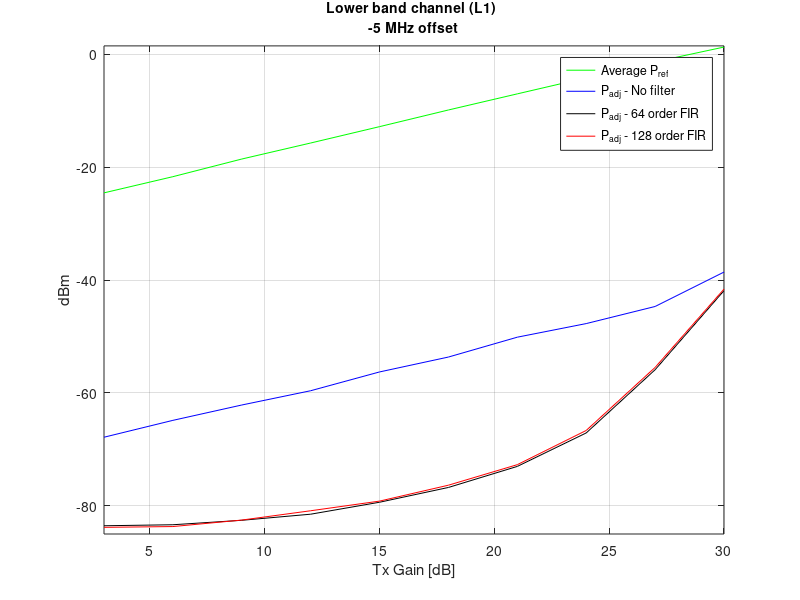
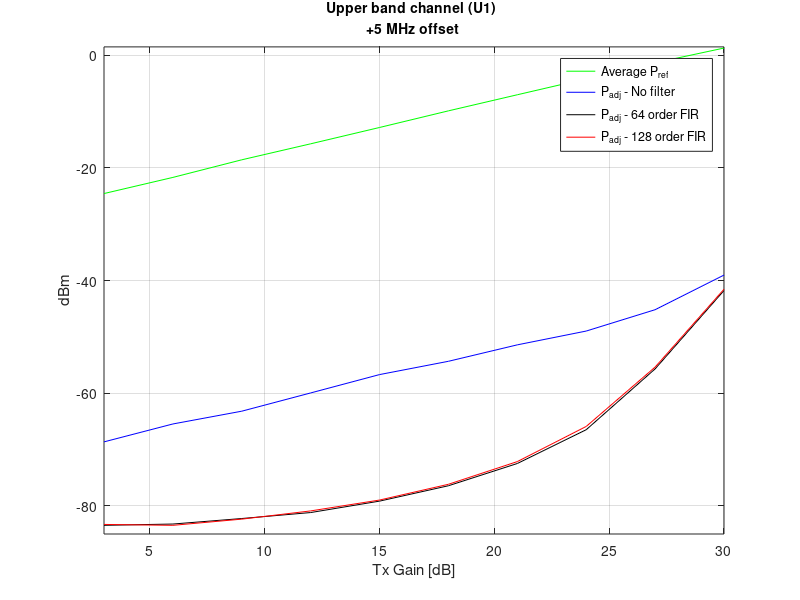
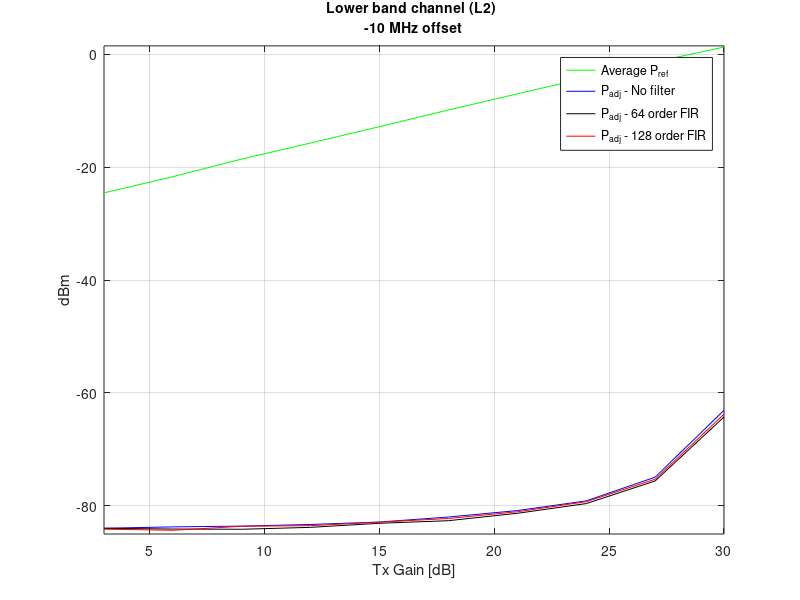
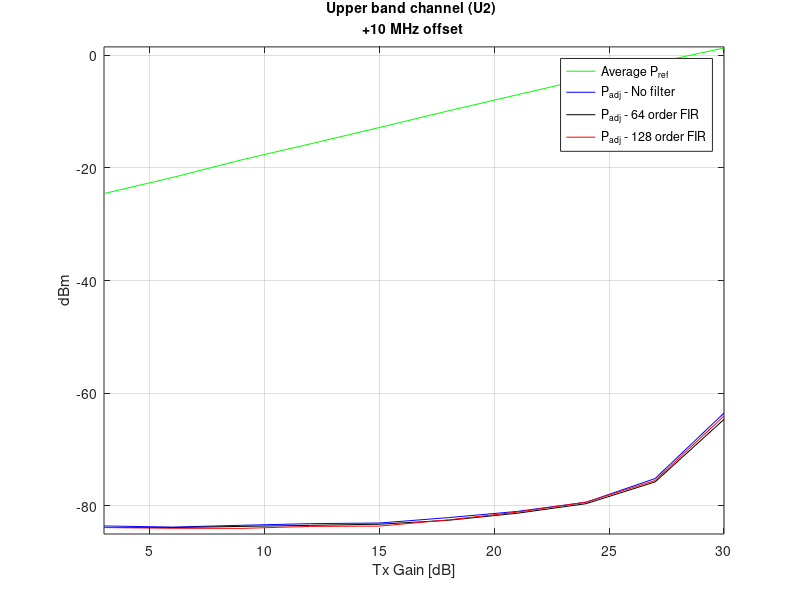

These figures' MATLAB source, in order:
close all;clear all;clc

L1_Padj_dBm = [
3	-67.85	-83.54	-83.82;
6	-64.86	-83.36	-83.68;
9	-62.14	-82.57	-82.53;
12	-59.61	-81.49	-80.88;
15	-56.28	-79.37	-79.17;
18	-53.64	-76.75	-76.35;
21	-50.12	-73.02	-72.71;
24	-47.71	-67.09	-66.65;
27	-44.68	-55.89	-55.48;
30	-38.58	-41.87	-41.6    
];

L2_Padj_dBm = [
3	-83.98	-83.99	-84.14;
6	-83.74	-84.12	-84.34;
9	-83.6	-84.16	-83.63;
12	-83.31	-83.82	-83.52;
15	-82.88	-83.1	-82.9;
18	-81.99	-82.64	-82.25;
21	-80.85	-81.33	-81.06;
24	-79.13	-79.61	-79.27;
27	-74.93	-75.6	-75.29;
30	-63.08	-64.26	-63.76   
];

U1_Padj_dBm = [
3	-68.64	-83.46	-83.3;
6	-65.46	-83.23	-83.46;
9	-63.19	-82.25	-82.36;
12	-59.95	-81.19	-80.9;
15	-56.69	-79.16	-78.97;
18	-54.33	-76.43	-76.17;
21	-51.41	-72.48	-72.14;
24	-48.96	-66.48	-65.9;
27	-45.17	-55.68	-55.36;
30	-39.02	-41.76	-41.53
];

U2_Padj_dBm = [
3	-83.57	-83.86	-83.84;
6	-83.77	-83.86	-83.98;
9	-83.45	-83.65	-84;
12	-83.16	-83.46	-83.65;
15	-83.05	-83.26	-83.59;
18	-82.09	-82.56	-82.49;
21	-80.99	-81.31	-81.12;
24	-79.36	-79.61	-79.34;
27	-75.15	-75.75	-75.5;
30	-63.52	-64.64	-64.03
];

Pref_dBm = [
3	-24.5	-24.56	-24.57
6	-21.61	-21.69	-21.73
9	-18.52	-18.58	-18.55
12	-15.69	-15.75	-15.69
15	-12.79	-12.83	-12.81
18	-9.83	-9.89	-9.85
21	-6.95	-7.05	-7
24	-4.12	-4.2	-4.16
27	-1.28	-1.32	-1.38
30	1.35	1.27	1.26
];

Pref_dBm_avg = [
-24.54333333
-21.67666667
-18.55
-15.71
-12.81
-9.856666667
-7
-4.16
-1.326666667
1.293333333];

figure
plot(L1_Padj_dBm(:,1),Pref_dBm_avg,'g')
hold on
plot(L1_Padj_dBm(:,1),L1_Padj_dBm(:,2),'b')
plot(L1_Padj_dBm(:,1),L1_Padj_dBm(:,3),'k')
plot(L1_Padj_dBm(:,1),L1_Padj_dBm(:,4),'r')
hold off
grid on
axis([L1_Padj_dBm(1,1) L1_Padj_dBm(10,1) -85 1.5])
xlabel('Tx Gain [dB]')
ylabel('dBm')
strTitle = sprintf('Lower band channel (L1) \n-5 MHz offset');
title(strTitle,'FontSize',10)
legend('Average P_{ref}','P_{adj} - No filter','P_{adj} - 64 order FIR','P_{adj} - 128 order FIR','Location','best');

figure
plot(L1_Padj_dBm(:,1),Pref_dBm_avg,'g')
hold on
plot(U1_Padj_dBm(:,1),U1_Padj_dBm(:,2),'b')
plot(U1_Padj_dBm(:,1),U1_Padj_dBm(:,3),'k')
plot(U1_Padj_dBm(:,1),U1_Padj_dBm(:,4),'r')
hold off
grid on
axis([U1_Padj_dBm(1,1) U1_Padj_dBm(10,1) -85 1.5])
xlabel('Tx Gain [dB]')
ylabel('dBm')
strTitle = sprintf('Upper band channel (U1) \n+5 MHz offset');
title(strTitle,'FontSize',10)
legend('Average P_{ref}','P_{adj} - No filter','P_{adj} - 64 order FIR','P_{adj} - 128 order FIR','Location','best');

figure
plot(L1_Padj_dBm(:,1),Pref_dBm_avg,'g')
hold on
plot(L2_Padj_dBm(:,1),L2_Padj_dBm(:,2),'b')
plot(L2_Padj_dBm(:,1),L2_Padj_dBm(:,3),'k')
plot(L2_Padj_dBm(:,1),L2_Padj_dBm(:,4),'r')
hold off
grid on
axis([U2_Padj_dBm(1,1) U2_Padj_dBm(10,1) -85 1.5])
xlabel('Tx Gain [dB]')
ylabel('dBm')
strTitle = sprintf('Lower band channel (L2) \n-10 MHz offset');
title(strTitle,'FontSize',10)
legend('Average P_{ref}','P_{adj} - No filter','P_{adj} - 64 order FIR','P_{adj} - 128 order FIR','Location','best');

figure
plot(L1_Padj_dBm(:,1),Pref_dBm_avg,'g')
hold on
plot(U2_Padj_dBm(:,1),U2_Padj_dBm(:,2),'b')
plot(U2_Padj_dBm(:,1),U2_Padj_dBm(:,3),'k')
plot(U2_Padj_dBm(:,1),U2_Padj_dBm(:,4),'r')
hold off
grid on
axis([U2_Padj_dBm(1,1) U2_Padj_dBm(10,1) -85 1.5])
xlabel('Tx Gain [dB]')
ylabel('dBm')
strTitle = sprintf('Upper band channel (U2) \n+10 MHz offset');
title(strTitle,'FontSize',10)
legend('Average P_{ref}','P_{adj} - No filter','P_{adj} - 64 order FIR','P_{adj} - 128 order FIR','Location','best');


